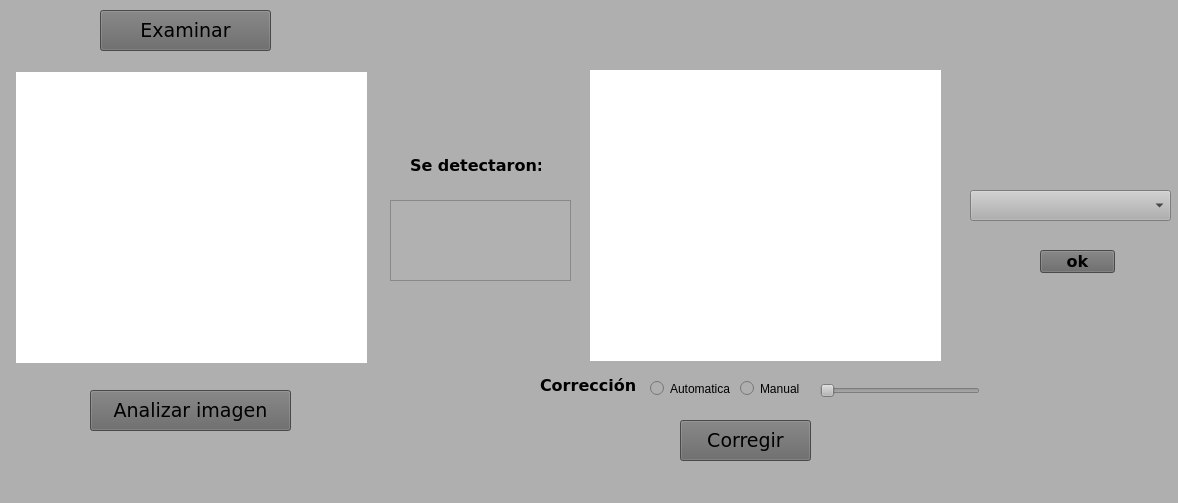
<?xml version="1.0" encoding="UTF-8"?>
<ui version="4.0">
 <class>MainWindow</class>
 <widget class="QMainWindow" name="MainWindow">
  <property name="geometry">
   <rect>
    <x>0</x>
    <y>0</y>
    <width>1178</width>
    <height>503</height>
   </rect>
  </property>
  <property name="windowTitle">
   <string>MainWindow</string>
  </property>
  <property name="styleSheet">
   <string notr="true">background-color: rgb(231, 236, 255);
background-color: rgb(175, 175, 175);</string>
  </property>
  <widget class="QWidget" name="centralwidget">
   <widget class="QPushButton" name="Examinar">
    <property name="geometry">
     <rect>
      <x>100</x>
      <y>10</y>
      <width>171</width>
      <height>41</height>
     </rect>
    </property>
    <property name="font">
     <font>
      <family>Verdana</family>
      <pointsize>14</pointsize>
     </font>
    </property>
    <property name="styleSheet">
     <string notr="true">background-color: rgb(102, 102, 102);</string>
    </property>
    <property name="text">
     <string>Examinar</string>
    </property>
   </widget>
   <widget class="QPushButton" name="Analizar">
    <property name="geometry">
     <rect>
      <x>90</x>
      <y>390</y>
      <width>201</width>
      <height>41</height>
     </rect>
    </property>
    <property name="font">
     <font>
      <family>Verdana</family>
      <pointsize>14</pointsize>
     </font>
    </property>
    <property name="styleSheet">
     <string notr="true">background-color: rgb(102, 102, 102);</string>
    </property>
    <property name="text">
     <string>Analizar imagen</string>
    </property>
   </widget>
   <widget class="QTextEdit" name="textEdit">
    <property name="geometry">
     <rect>
      <x>390</x>
      <y>200</y>
      <width>181</width>
      <height>81</height>
     </rect>
    </property>
    <property name="font">
     <font>
      <family>Verdana</family>
      <pointsize>12</pointsize>
      <weight>75</weight>
      <bold>true</bold>
     </font>
    </property>
    <property name="styleSheet">
     <string notr="true">background-color: rgb(177, 177, 177);</string>
    </property>
    <property name="html">
     <string>&lt;!DOCTYPE HTML PUBLIC &quot;-//W3C//DTD HTML 4.0//EN&quot; &quot;http://www.w3.org/TR/REC-html40/strict.dtd&quot;&gt;
&lt;html&gt;&lt;head&gt;&lt;meta name=&quot;qrichtext&quot; content=&quot;1&quot; /&gt;&lt;style type=&quot;text/css&quot;&gt;
p, li { white-space: pre-wrap; }
&lt;/style&gt;&lt;/head&gt;&lt;body style=&quot; font-family:'Verdana'; font-size:12pt; font-weight:600; font-style:normal;&quot;&gt;
&lt;p align=&quot;center&quot; style=&quot;-qt-paragraph-type:empty; margin-top:0px; margin-bottom:0px; margin-left:0px; margin-right:0px; -qt-block-indent:0; text-indent:0px;&quot;&gt;&lt;br /&gt;&lt;/p&gt;&lt;/body&gt;&lt;/html&gt;</string>
    </property>
   </widget>
   <widget class="QSlider" name="horizontalSlider">
    <property name="geometry">
     <rect>
      <x>820</x>
      <y>380</y>
      <width>160</width>
      <height>22</height>
     </rect>
    </property>
    <property name="maximum">
     <number>100</number>
    </property>
    <property name="orientation">
     <enum>Qt::Horizontal</enum>
    </property>
   </widget>
   <widget class="QRadioButton" name="radioButton">
    <property name="geometry">
     <rect>
      <x>740</x>
      <y>380</y>
      <width>71</width>
      <height>17</height>
     </rect>
    </property>
    <property name="text">
     <string>Manual</string>
    </property>
   </widget>
   <widget class="QRadioButton" name="automatica">
    <property name="geometry">
     <rect>
      <x>650</x>
      <y>380</y>
      <width>81</width>
      <height>17</height>
     </rect>
    </property>
    <property name="text">
     <string>Automatica</string>
    </property>
   </widget>
   <widget class="QLabel" name="label">
    <property name="geometry">
     <rect>
      <x>540</x>
      <y>370</y>
      <width>101</width>
      <height>31</height>
     </rect>
    </property>
    <property name="font">
     <font>
      <family>Verdana</family>
      <pointsize>12</pointsize>
      <weight>75</weight>
      <bold>true</bold>
     </font>
    </property>
    <property name="text">
     <string>Corrección</string>
    </property>
   </widget>
   <widget class="QLabel" name="label_2">
    <property name="geometry">
     <rect>
      <x>16</x>
      <y>72</y>
      <width>351</width>
      <height>291</height>
     </rect>
    </property>
    <property name="styleSheet">
     <string notr="true">background-color: rgb(255, 255, 255);</string>
    </property>
    <property name="text">
     <string/>
    </property>
   </widget>
   <widget class="QLabel" name="label_3">
    <property name="geometry">
     <rect>
      <x>590</x>
      <y>70</y>
      <width>351</width>
      <height>291</height>
     </rect>
    </property>
    <property name="styleSheet">
     <string notr="true">background-color: rgb(255, 255, 255);</string>
    </property>
    <property name="text">
     <string/>
    </property>
   </widget>
   <widget class="QLabel" name="label_4">
    <property name="geometry">
     <rect>
      <x>410</x>
      <y>150</y>
      <width>131</width>
      <height>31</height>
     </rect>
    </property>
    <property name="font">
     <font>
      <family>Verdana</family>
      <pointsize>12</pointsize>
      <weight>75</weight>
      <bold>true</bold>
     </font>
    </property>
    <property name="text">
     <string>Se detectaron:</string>
    </property>
   </widget>
   <widget class="QPushButton" name="Corregir">
    <property name="geometry">
     <rect>
      <x>680</x>
      <y>420</y>
      <width>131</width>
      <height>41</height>
     </rect>
    </property>
    <property name="font">
     <font>
      <family>Verdana</family>
      <pointsize>14</pointsize>
     </font>
    </property>
    <property name="styleSheet">
     <string notr="true">background-color: rgb(102, 102, 102);</string>
    </property>
    <property name="text">
     <string>Corregir</string>
    </property>
   </widget>
   <widget class="QComboBox" name="popup">
    <property name="geometry">
     <rect>
      <x>970</x>
      <y>190</y>
      <width>201</width>
      <height>31</height>
     </rect>
    </property>
    <property name="font">
     <font>
      <family>Verdana</family>
      <pointsize>10</pointsize>
      <weight>75</weight>
      <bold>true</bold>
     </font>
    </property>
    <item>
     <property name="text">
      <string/>
     </property>
    </item>
    <item>
     <property name="text">
      <string>Guardar imagen original</string>
     </property>
    </item>
    <item>
     <property name="text">
      <string>Guardar imagen corregida</string>
     </property>
    </item>
    <item>
     <property name="text">
      <string>Eliminar imagen</string>
     </property>
    </item>
    <item>
     <property name="text">
      <string>Guardar imagen sin etiquetas</string>
     </property>
    </item>
    <item>
     <property name="text">
      <string>Descargar mascara binaria RE</string>
     </property>
    </item>
    <item>
     <property name="text">
      <string/>
     </property>
    </item>
   </widget>
   <widget class="QPushButton" name="pushButton">
    <property name="geometry">
     <rect>
      <x>1040</x>
      <y>250</y>
      <width>75</width>
      <height>23</height>
     </rect>
    </property>
    <property name="font">
     <font>
      <family>Verdana</family>
      <pointsize>12</pointsize>
      <weight>75</weight>
      <bold>true</bold>
     </font>
    </property>
    <property name="styleSheet">
     <string notr="true">background-color: rgb(102, 102, 102);</string>
    </property>
    <property name="text">
     <string>ok</string>
    </property>
   </widget>
  </widget>
  <widget class="QMenuBar" name="menubar">
   <property name="geometry">
    <rect>
     <x>0</x>
     <y>0</y>
     <width>1178</width>
     <height>21</height>
    </rect>
   </property>
  </widget>
  <widget class="QStatusBar" name="statusbar"/>
 </widget>
 <resources/>
 <connections/>
</ui>
